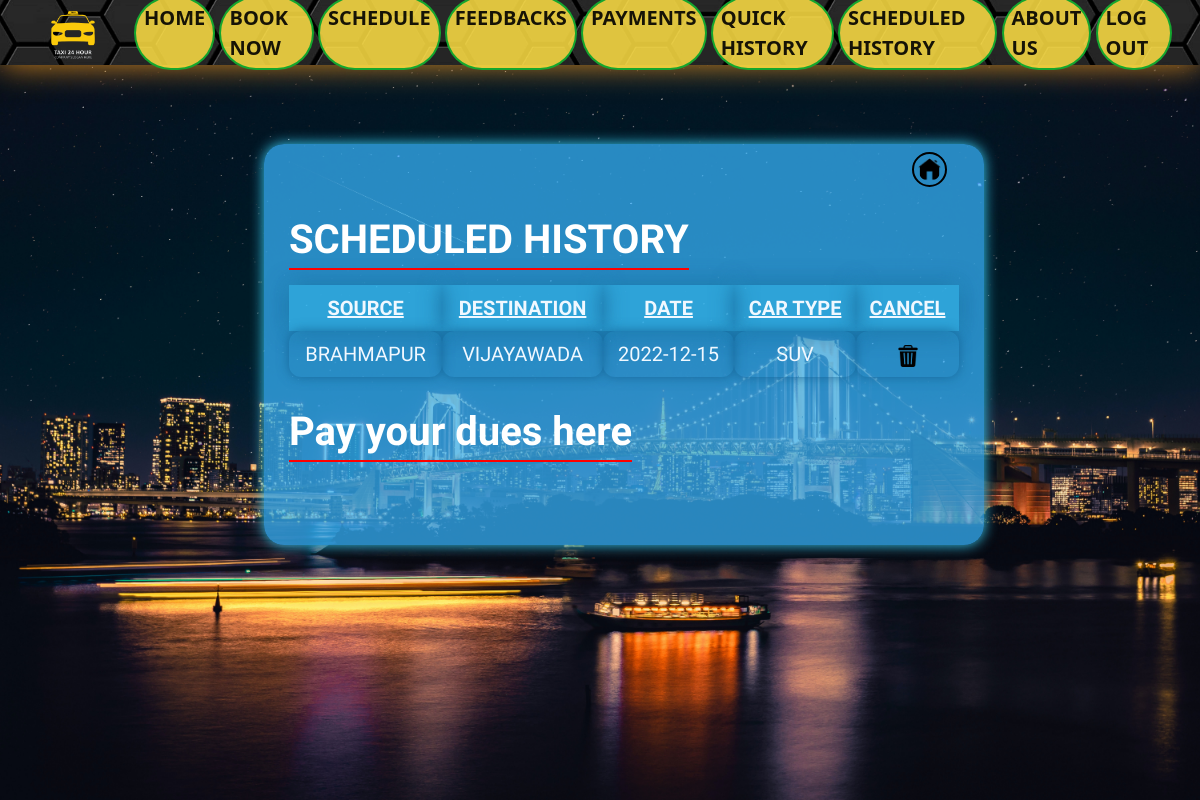
The page /history/ (signed in) on the database its author committed.
### Rentals/models.py (models this page shows, shortened)
class BookedForLater(models.Model):
    user_name = models.CharField(max_length = 200)
    source = models.CharField(max_length = 200)
    destination = models.CharField(max_length = 200)
    date = models.CharField(max_length = 30)
    time = models.CharField(max_length = 30)
    cartype = models.CharField(max_length = 100)
    phone = models.CharField(max_length = 13)

### Rentals/views.py (the view)
# urls.py: path('history/', views.BookingHistory, name = 'history'),
def BookingHistory(request):
    if request.user.is_authenticated:
        if request.user.is_staff == True:
            travel_list = BookedForLater.objects.all()
        else:
            username = request.user.username
            travel_list = BookedForLater.objects.filter(user_name = username)
        return render(request, 'Rentals/history.html', {'travel_list':travel_list})
    messages.error(request, 'Please, Login First!')
    return redirect('/')

### Rentals/templates/Rentals/history.html (shortened to what this page needs)
{% extends 'base.html' %}
{% block body %}
<div class="historytable">
    <a href="/"><img src="/static/styles/Images&Gifs/homeico.png" class="homemin"></a>
      <h1>SCHEDULED HISTORY</h1>
      <table>
      <tr>
        <th>SOURCE</th>
        <th>DESTINATION</th>
        <th>DATE</th>
        <th>CAR TYPE</th>
        <th>Cancel</th>
      </tr>
      {% for i in travel_list %}
      <tr>
        <td>{{i.source}}</td>
        <td>{{i.destination}}</td>
        <td>{{i.date}}</td>
        <td>{{i.cartype}}</td>
        <td><a href="delete/{{ i.id }}"><img src="/static/styles/Images&Gifs/bin.png" class="delbin"></a></td>
      </tr>
      {% endfor %}
      </table>
      <h1 class="payment">Pay your dues here </h1><form><script src="https://checkout.razorpay.com/v1/payment-button.js" data-payment_button_id="pl_KnLeWBdEYw7nhW" async> </script> </form>
  </div>
{% endblock body %}

### Rentals/static/styles/homestyle.css (style rules this page uses)
* { margin: 0; padding: 0; }
html { box-sizing: border-box; scroll-behavior: smooth; }
body { font-family: 'Baloo Bhai'; margin: 0; background: url(/static/styles/Images&Gifs/rt5.jpg) no-repeat center center fixed; background-size: cover; }
.homemin { border: 2px solid black; padding: 4px; width: 35px; border-radius: 20px; position: absolute; left: 90%; top: 2%; }
.historytable { box-shadow: 0 0 14px #39d2f8; width: 60%; font-size: 20px; font-family: 'Baloo Bhai'; padding: 68px 25px; background-color: rgba(55, 180, 252, 0.733); color: rgb(255, 255, 255); border-radius: 20px; position: absolute; top: 18%; left: 22%; }
.payment { padding: 6px; margin-top: 4%; }
.historytable h1 { font-weight: bold; color: rgb(255, 255, 255); display: inline-block; font-size: 40px; border-bottom: 2px solid rgb(255, 0, 0); margin-bottom: 15px; padding: 4px 0; }
table { text-transform: uppercase; color: aliceblue; text-align: center; border-collapse: collapse; width: 100%; }
td { box-shadow: 0 0 12px #126091cf; text-align: center; border-radius: 12px; border: 1px solid #5abdff; padding: 8px; }
th { box-shadow: 0 0 22px #126091cf; text-decoration: underline; border: 3px solid #5abdff; padding: 8px; }
tr:nth-child(odd) { background-color: #3aceff5b; box-shadow: 0 0 12px #3aceff5b; }
.delbin { width: 22px; }

### Rentals/static/styles/about.css (style rules this page uses)
* { margin: 0; padding: 0; }
*, *:before, *:after { box-sizing: inherit; }

### rows shown on the page
BookedForLater: source "BRAHMAPUR", destination "VIJAYAWADA", date "2022-12-15", cartype "SUV"
